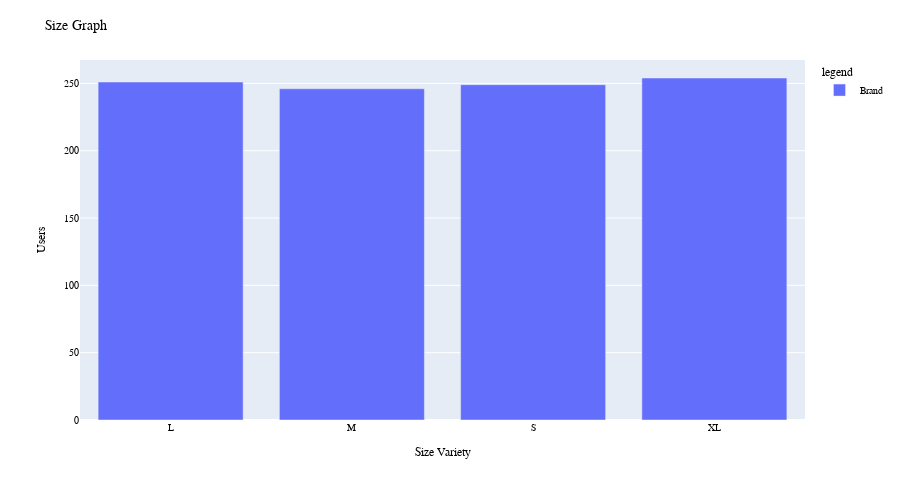

Notebook code for this chart:
### Code cell
fig=px.bar(f5,height=500)
fig.update_layout(
   title="Size Graph",
   xaxis_title="Size Variety",
   yaxis_title="Users",
   legend_title="legend",
   font=dict(family="Times New Roman", size=10, color="black"))
fig

### Figure 1 — Plotly figure (JSON) as saved in the notebook; plotly's stock layout.template omitted (floating-point values rounded to 4 significant figures)
{"data": [{"alignmentgroup": "True", "hovertemplate": "variable=Brand<br>Size=%{x}<br>value=%{y}<extra></extra>", "legendgroup": "Brand", "marker": {"color": "#636efa", "pattern": {"shape": ""}}, "name": "Brand", "offsetgroup": "Brand", "orientation": "v", "showlegend": true, "textposition": "auto", "type": "bar", "x": ["L", "M", "S", "XL"], "xaxis": "x", "y": [251, 246, 249, 254], "yaxis": "y"}], "layout": {"barmode": "relative", "font": {"color": "black", "family": "Times New Roman", "size": 10}, "height": 500, "legend": {"title": {"text": "legend"}, "tracegroupgap": 0}, "margin": {"t": 60}, "title": {"text": "Size Graph"}, "xaxis": {"anchor": "y", "domain": [0, 1], "title": {"text": "Size Variety"}}, "yaxis": {"anchor": "x", "domain": [0, 1], "title": {"text": "Users"}}}}
